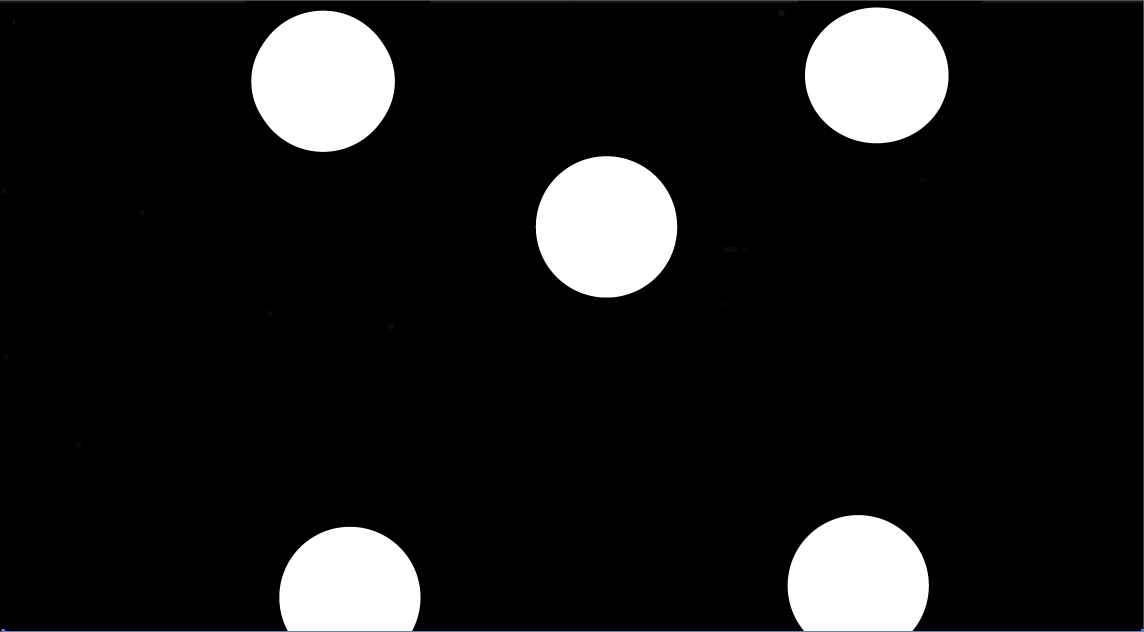
#> input picture circulos5.png, 2288 x 1263 px, found by its file name (shown at 1/2 size)
$ python circulos.py
#> lines starting #> are read from the running program, lines starting #| are printed output that depends on the picture; after the words box and inside, x2 and y2 are one past the last pixel; in counts of white or black regions, pixels touching at a corner belong together
import cv2
import numpy as np
import math

# Load image, grayscale, Otsu's threshold
path = r'C:\Users\benja\github\Algoritmos_vision\circulos5.png'
image = cv2.imread(path)
#> image is the input picture: shape (1263, 2288, 3); mean B, G, R 26.2, 26.1, 26
# image2 = cv2.imread(path)
# image = cv2.bitwise_not(image)
# image = cv2.imread('1.jpg') #
gray = cv2.cvtColor(image, cv2.COLOR_BGR2GRAY)
thresh = cv2.threshold(gray, 0, 255, cv2.THRESH_BINARY_INV + cv2.THRESH_OTSU)[1]
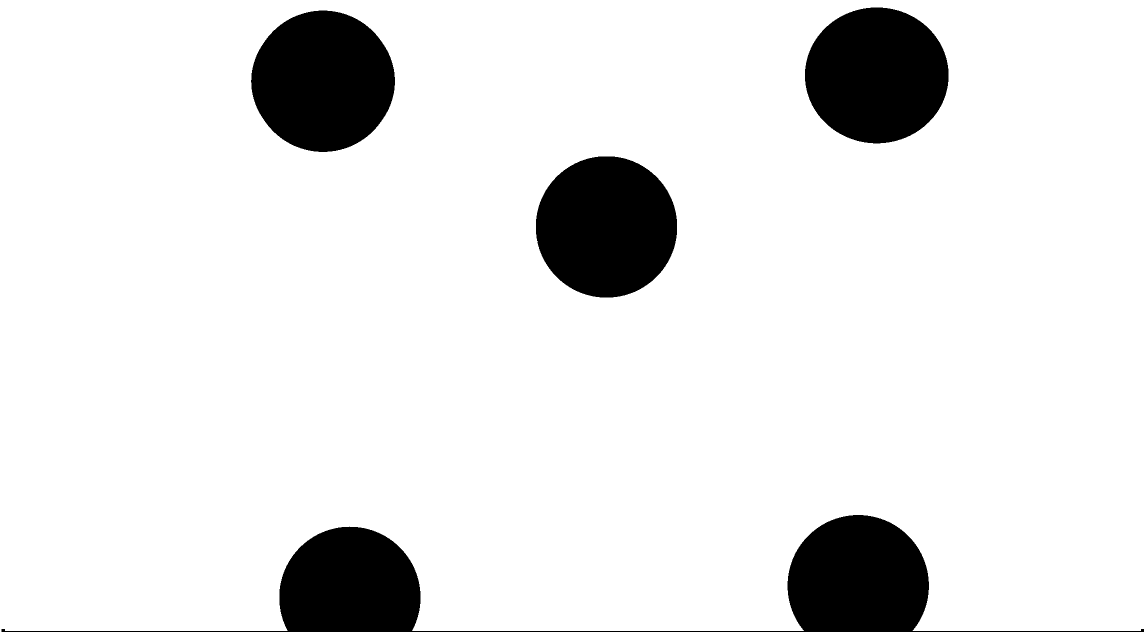
#> thresh: shape (1263, 2288) (shown at 1/2 size); 89.8% white; 4 black regions, box (x1, y1, x2, y2) and area: (3, 1030, 2288, 1263) 106989, (502, 21, 790, 304) 63208, (1072, 313, 1354, 595) 62799, (1610, 15, 1897, 287) 61300
# cv2.imshow('thresh 1', thresh)
# Find circles with HoughCircles
circles = cv2.HoughCircles(thresh, cv2.HOUGH_GRADIENT, 1, minDist=150, param1=200, param2=18, minRadius=20)
#> circles = [[646.5, 162.5, 141.7], [1753.5, 160.5, 146.4], [1213.5, 451.5, 142.4], [693.5, 1192.5, 136], [1719.5, 1181.5, 152.1]]

# Draw circles
if circles is not None:
    circles = np.round(circles[0, :]).astype("int")
#> circles = [[646, 162, 142], [1754, 160, 146], [1214, 452, 142], [694, 1192, 136], [1720, 1182, 152]]
    for (x,y,r) in circles:
        cv2.circle(image, (x,y), r, (0,255,0), 25)
        distancia = math.sqrt((x-x)**2+(y-y)**2)
#> this loop made 5 passes
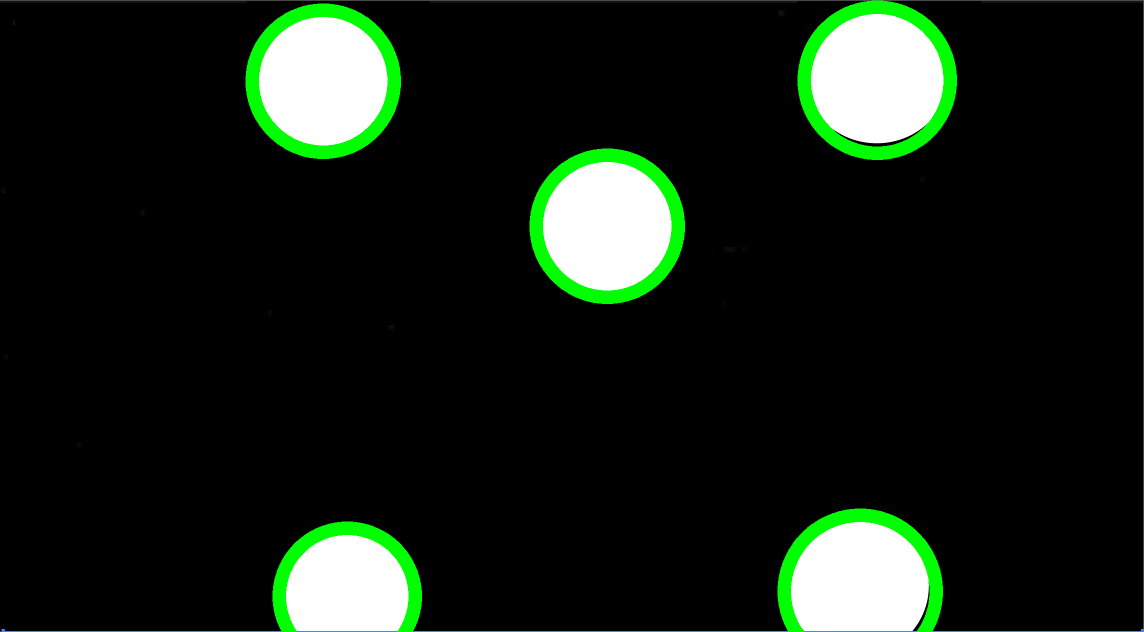
#> image: shape (1263, 2288, 3) (shown at 1/2 size); 3.66% of pixels changed, all inside (x1, y1, x2, y2) = (491, 1, 1914, 1263)

cv2.line(image,(circles[0][0] , circles[0][1]), (circles[1][0] , circles[1][1]), (255,0,0),25)
cv2.line(image,(circles[4][0] , circles[4][1]), (circles[3][0] , circles[3][1]), (255,0,0),25)
cv2.line(image,(circles[2][0] , circles[2][1]), (circles[3][0] , circles[3][1]), (255,0,0),25)
cv2.line(image,(circles[2][0] , circles[2][1]), (circles[0][0] , circles[0][1]), (255,0,0),25)
cv2.line(image,(circles[3][0] , circles[3][1]), (circles[0][0] , circles[0][1]), (255,0,0),25)
cv2.line(image,(circles[2][0] , circles[2][1]), (circles[1][0] , circles[1][1]), (255,0,0),25)
cv2.line(image,(circles[4][0] , circles[4][1]), (circles[1][0] , circles[1][1]), (255,0,0),25)
cv2.line(image,(circles[4][0] , circles[4][1]), (circles[2][0] , circles[2][1]), (255,0,0),25)
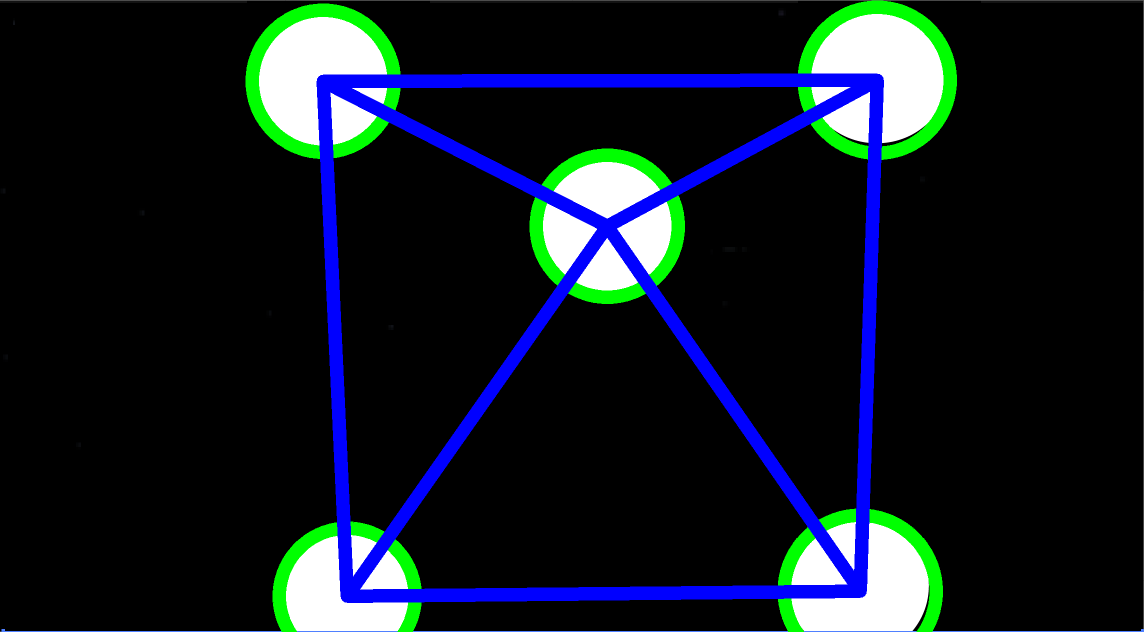
#> image: shape (1263, 2288, 3) (shown at 1/2 size); mean B, G, R 34.5, 26, 17.6

print(image.shape)
#| (1263, 2288, 3)


image = cv2.resize(image, dsize=(int(image.shape[1]/4), int(image.shape[0]/4)), interpolation=cv2.INTER_CUBIC)
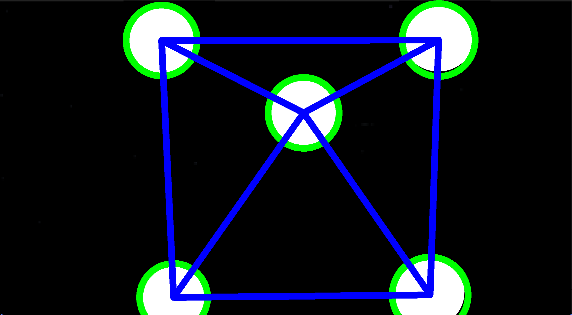
#> image: shape (315, 572, 3); mean B, G, R 34.3, 25.8, 17.5


cv2.imshow('image', image)

cv2.waitKey()
